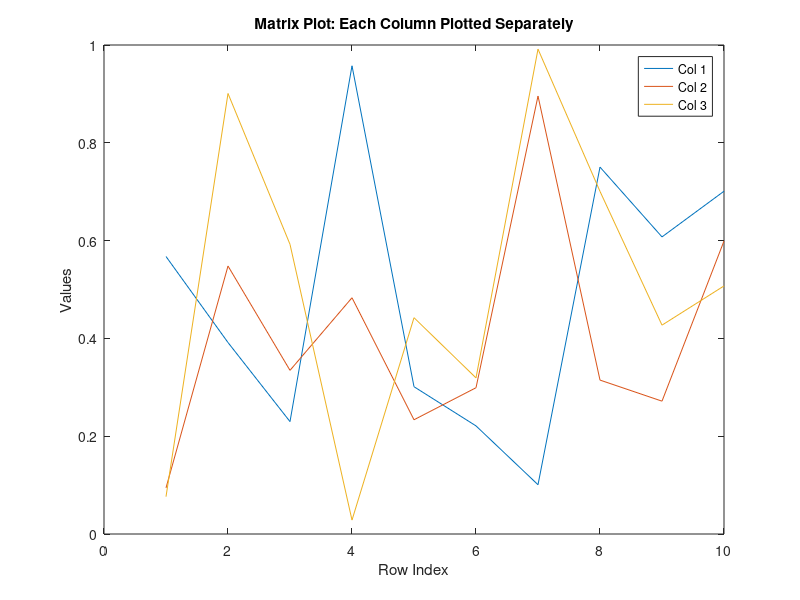
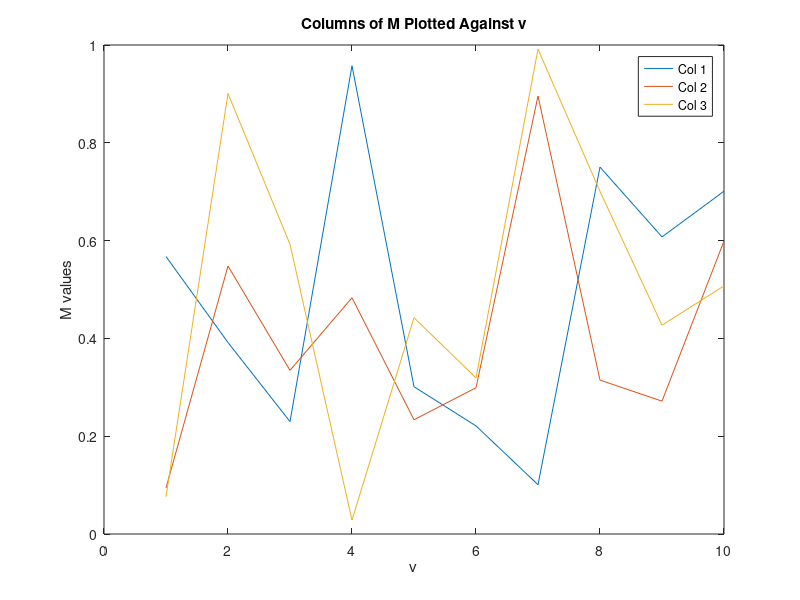

The MATLAB source for these figures, in order:
%-----------------------------------------------------------
% MATLAB Matrix Plotting with plot(), bar(), stem(), etc.
%-----------------------------------------------------------

%% 1. Plotting a Matrix
% If you pass a matrix M to plot(), it will create one line per column.
% Each column is treated as a separate y-variable, and rows are the x-axis indices.

M = rand(10, 3);  % 10 rows, 3 columns
figure;
plot(M);
title('Matrix Plot: Each Column Plotted Separately');
xlabel('Row Index');
ylabel('Values');
legend('Col 1', 'Col 2', 'Col 3');

% Equivalent for bar and stem:
% bar(M); or stem(M);


%% 2. Plotting Against a Vector
% If you pass a vector v and a matrix M as plot(v, M), MATLAB determines
% how to match based on the size of v:
% - If length(v) matches rows of M => each column plotted against v
% - If length(v) matches columns of M => each row plotted against v

v = 1:10;  % x-values
figure;
plot(v, M);  % Each column of M plotted against vector v
title('Columns of M Plotted Against v');
xlabel('v');
ylabel('M values');
legend('Col 1', 'Col 2', 'Col 3');

%% 3. Notes
% - No need to provide x-values if just plotting columns of a matrix.
% - Vector length must match one dimension of the matrix.
% - This applies to plot(), bar(), stem(), and similar functions.

%% 4. Reference
% MathWorks plot() documentation:
% https://www.mathworks.com/help/matlab/ref/plot.html
